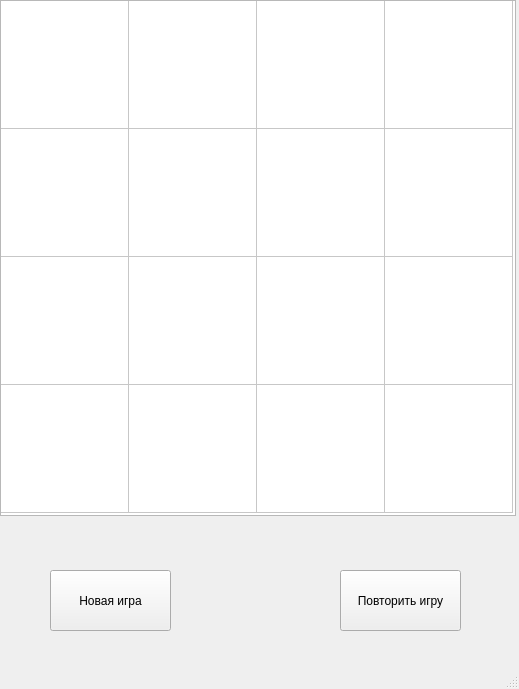
<?xml version="1.0" encoding="UTF-8"?>
<ui version="4.0">
 <class>GameWindow</class>
 <widget class="QMainWindow" name="GameWindow">
  <property name="geometry">
   <rect>
    <x>0</x>
    <y>0</y>
    <width>519</width>
    <height>689</height>
   </rect>
  </property>
  <property name="minimumSize">
   <size>
    <width>519</width>
    <height>689</height>
   </size>
  </property>
  <property name="maximumSize">
   <size>
    <width>519</width>
    <height>689</height>
   </size>
  </property>
  <property name="windowTitle">
   <string>GameWindow</string>
  </property>
  <widget class="QWidget" name="centralwidget">
   <widget class="QTableWidget" name="TableGame">
    <property name="geometry">
     <rect>
      <x>0</x>
      <y>0</y>
      <width>516</width>
      <height>516</height>
     </rect>
    </property>
    <property name="sizePolicy">
     <sizepolicy hsizetype="Expanding" vsizetype="Expanding">
      <horstretch>0</horstretch>
      <verstretch>0</verstretch>
     </sizepolicy>
    </property>
    <property name="font">
     <font>
      <family>Open Sans</family>
      <pointsize>12</pointsize>
     </font>
    </property>
    <property name="autoScroll">
     <bool>true</bool>
    </property>
    <property name="editTriggers">
     <set>QAbstractItemView::NoEditTriggers</set>
    </property>
    <property name="tabKeyNavigation">
     <bool>true</bool>
    </property>
    <property name="showDropIndicator" stdset="0">
     <bool>true</bool>
    </property>
    <property name="dragDropOverwriteMode">
     <bool>true</bool>
    </property>
    <property name="selectionMode">
     <enum>QAbstractItemView::SingleSelection</enum>
    </property>
    <property name="showGrid">
     <bool>true</bool>
    </property>
    <property name="sortingEnabled">
     <bool>false</bool>
    </property>
    <property name="wordWrap">
     <bool>true</bool>
    </property>
    <property name="rowCount">
     <number>4</number>
    </property>
    <property name="columnCount">
     <number>4</number>
    </property>
    <attribute name="horizontalHeaderVisible">
     <bool>false</bool>
    </attribute>
    <attribute name="horizontalHeaderMinimumSectionSize">
     <number>40</number>
    </attribute>
    <attribute name="horizontalHeaderDefaultSectionSize">
     <number>128</number>
    </attribute>
    <attribute name="horizontalHeaderHighlightSections">
     <bool>false</bool>
    </attribute>
    <attribute name="verticalHeaderVisible">
     <bool>false</bool>
    </attribute>
    <attribute name="verticalHeaderDefaultSectionSize">
     <number>128</number>
    </attribute>
    <attribute name="verticalHeaderHighlightSections">
     <bool>false</bool>
    </attribute>
    <row/>
    <row/>
    <row/>
    <row/>
    <column/>
    <column/>
    <column/>
    <column/>
   </widget>
   <widget class="QLabel" name="Moves">
    <property name="geometry">
     <rect>
      <x>194</x>
      <y>520</y>
      <width>121</width>
      <height>41</height>
     </rect>
    </property>
    <property name="font">
     <font>
      <family>Open Sans</family>
      <pointsize>10</pointsize>
      <weight>75</weight>
      <bold>true</bold>
     </font>
    </property>
    <property name="text">
     <string>&lt;html&gt;&lt;head/&gt;&lt;body&gt;&lt;p align=&quot;center&quot;&gt;&lt;br/&gt;&lt;/p&gt;&lt;/body&gt;&lt;/html&gt;</string>
    </property>
    <property name="alignment">
     <set>Qt::AlignCenter</set>
    </property>
   </widget>
   <widget class="QPushButton" name="NewGame">
    <property name="geometry">
     <rect>
      <x>50</x>
      <y>570</y>
      <width>121</width>
      <height>61</height>
     </rect>
    </property>
    <property name="text">
     <string>Новая игра</string>
    </property>
   </widget>
   <widget class="QPushButton" name="Restart">
    <property name="geometry">
     <rect>
      <x>340</x>
      <y>570</y>
      <width>121</width>
      <height>61</height>
     </rect>
    </property>
    <property name="text">
     <string>Повторить игру</string>
    </property>
   </widget>
   <widget class="QLabel" name="Timer">
    <property name="geometry">
     <rect>
      <x>194</x>
      <y>595</y>
      <width>121</width>
      <height>31</height>
     </rect>
    </property>
    <property name="font">
     <font>
      <pointsize>10</pointsize>
     </font>
    </property>
    <property name="layoutDirection">
     <enum>Qt::LeftToRight</enum>
    </property>
    <property name="text">
     <string/>
    </property>
    <property name="alignment">
     <set>Qt::AlignCenter</set>
    </property>
   </widget>
  </widget>
  <widget class="QMenuBar" name="menubar">
   <property name="geometry">
    <rect>
     <x>0</x>
     <y>0</y>
     <width>519</width>
     <height>26</height>
    </rect>
   </property>
  </widget>
  <widget class="QStatusBar" name="statusbar"/>
 </widget>
 <resources/>
 <connections/>
</ui>
